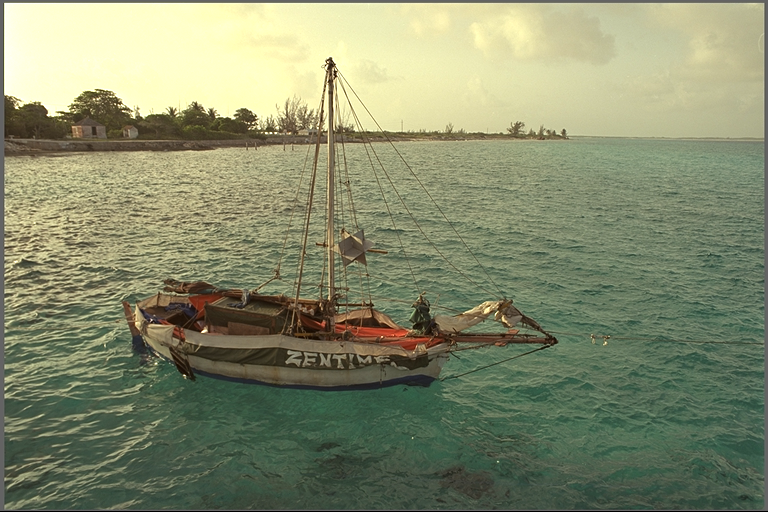
#> input picture Advanced_Com_graph/HW2/target/kodim06.png, 768 x 512 px, found by its file name
$ jupyter execute '7111056417-01-WRDH color transfer.ipynb'
#> lines starting #> are read from the running program, lines starting #| are printed output that depends on the picture
[cell 1]
import cv2
import numpy as np
from math import*
import matplotlib.pyplot as plt
import os

#印出mean, std
# [21 lines left out: function write_mean_std, not called in this run]

#"算"出mean, std
def mean_std(img_name):
#> called with img_name = './target/kodim06.png'
    img = cv2.imread(img_name)
#> img is the input picture: shape (512, 768, 3); mean B, G, R 108.8, 139.3, 133.2
    img_shape = np.shape(img)
#> img_shape = (512, 768, 3)
    #[B,G,R]
    img_mean = [0, 0, 0]
    img_std = [0, 0, 0]
    for i in range(img_shape[0]):
        for j in range(img_shape[1]):
            for k in range(3):
                img_mean[k] += img[i][j][k]
#> after the loop, img_mean = [42774516, 54779801, 52363612]
    #every element in list divide 512*512
    img_mean[:] = [x/(img_shape[0]*img_shape[1]) for x in img_mean]
    for i in range(img_shape[0]):
        for j in range(img_shape[1]):
            for k in range(3):
                img_std[k] += pow(img[i][j][k]-img_mean[k], 2)
#> after the loop, img_std = [926504406.7, 1.43e+09, 1.69e+09]
    return img_mean, img_std

#印出his
# [25 lines left out: function his, not called in this run]

#執行顏色轉換
def weighted_color_tranfer(target_path, source_path, BGR_weight = [1, 1, 1]):
    target_mean, target_std = mean_std(target_path)
#> target_mean = [108.8, 139.3, 133.2]; target_std = [926504406.7, 1.43e+09, 1.69e+09]
    source_mean, source_std = mean_std(source_path)
#> call 2 of mean_std, with img_name = './source/kodim05.png'
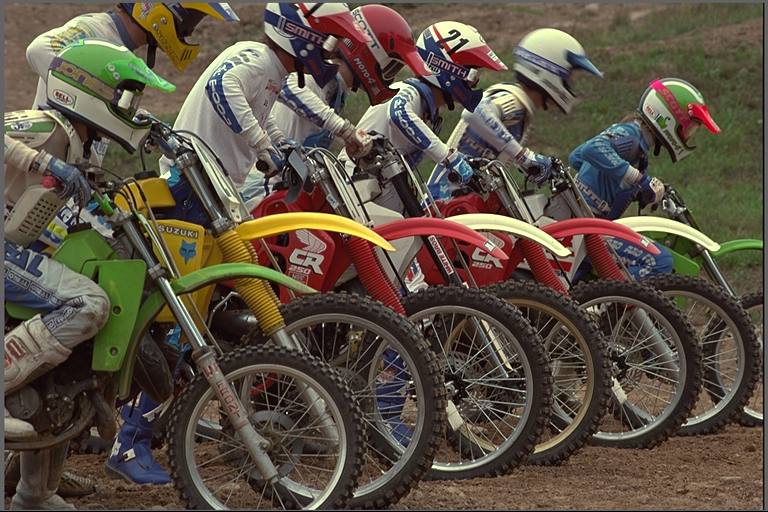
#> input picture Advanced_Com_graph/HW1/source/kodim05.png, 768 x 512 px
#> in mean_std, img is the input picture: shape (512, 768, 3); mean B, G, R 67.5, 81, 91.5
#> after the loop in mean_std (call 2), `for i in range(img_shape[0]):`: img_mean = [26548386, 31859004, 35980596]
#> after the loop in mean_std (call 2), `for i in range(img_shape[0]):`: img_std = [786227690.9, 1.04e+09, 946785851.5]
#> source_mean = [67.52, 81.02, 91.5]; source_std = [786227690.9, 1.04e+09, 946785851.5]
    source_img = cv2.imread(source_path)
    source_shape = np.shape(source_img)
#> source_shape = (512, 768, 3)
    result_img = np.zeros(source_shape[0]*source_shape[1]*3)
    result_img = result_img.reshape(source_shape[0], source_shape[1], 3)
    for i in range(source_shape[0]):
        for j in range(source_shape[1]):
            for k in range(3):
                result_img[i][j][k] = round(((target_std[k]*BGR_weight[k] + source_std[k]*(1-BGR_weight[k]))/source_std[k])*(source_img[i][j][k]-source_mean[k]) + target_mean[k]*BGR_weight[k] + source_mean[k]*(1-BGR_weight[k]))
                #將範圍維持在(0, 255)
                if result_img[i][j][k] < 0:
                    result_img[i][j][k] = 0
                elif result_img[i][j][k] > 255:
                    result_img[i][j][k] = 255
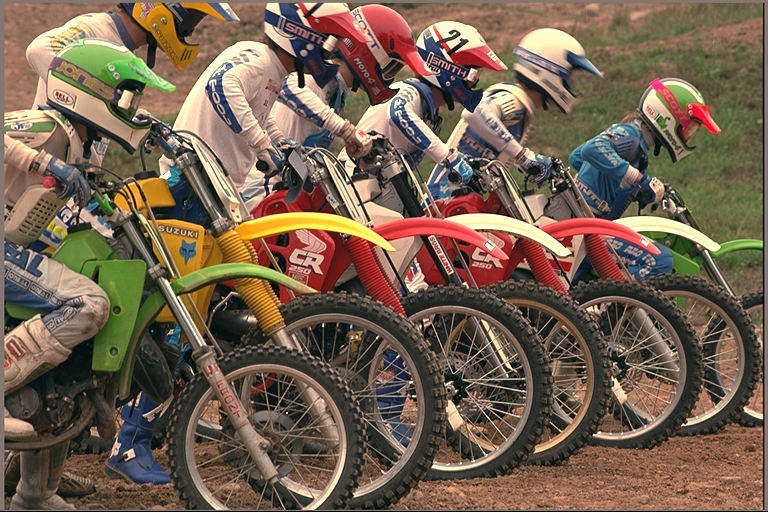
#> result_img: shape (512, 768, 3) float64; mean B, G, R 79.9, 97.9, 117.1
    return result_img

#印出圖片
# [4 lines left out: function print_img, not called in this run]

[cell 2]
#main-01
target_path = "./target/"+"kodim06.png"
source_path = "./source/"+"kodim05.png"
result_path = './result/01_kodim05_kodim06.png'
weight = [0.3, 0.3, 0.7]
result_img = weighted_color_tranfer(target_path, source_path, weight)
cv2.imwrite(result_path, result_img)
#> Out = True

[cell 3]
target = input("Imput the target image.")
#> the answer given: ../HW2/target/kodim06.png
source = input("Input the source image.")
#> the answer given: source/kodim05.png
